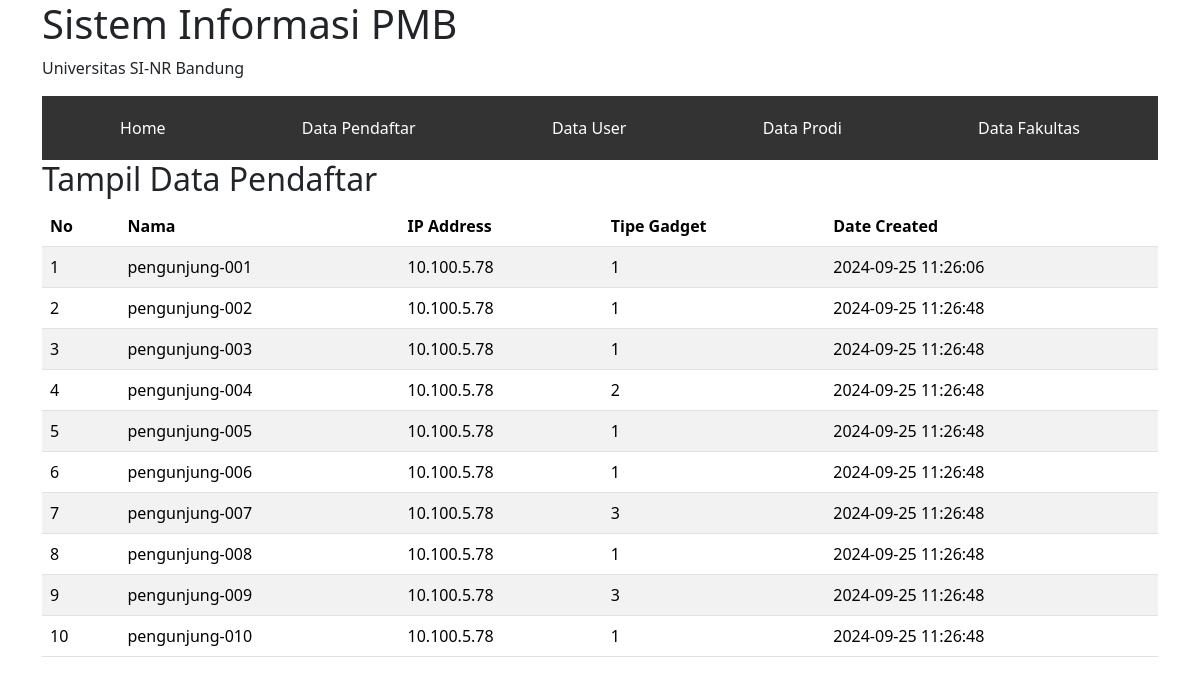
Page /?tampil_data_pendaftar on the committed database.
### tables this page shows
CREATE TABLE `tb_pendaftar` (
  `id` int(11) NOT NULL,
  `nama` varchar(30) NOT NULL,
  `ip_address` varchar(15) NOT NULL,
  `tipe_gadget` tinyint(1) NOT NULL COMMENT '1=hp 2=tablet 3=laptop',
  `date_created` timestamp NOT NULL DEFAULT current_timestamp()
);

### tampil_data_pendaftar.php (the view)
<h2>Tampil Data Pendaftar</h2>
<?php
$s = "SELECT * FROM tb_pendaftar";
$q = mysqli_query($conn, $s) or die(mysqli_error($conn));
$tr = '';
$no = 0;
while ($d = mysqli_fetch_assoc($q)) {
  $no++;
  $tr .= "
    <tr>
      <td>$no</td>
      <td>$d[nama]</td>
      <td>$d[ip_address]</td>
      <td>$d[tipe_gadget]</td>
      <td>$d[date_created]</td>
    </tr>
  ";
}
echo "
  <table class='table table-striped table-hover'>
    <thead>
      <th>No</th>
      <th>Nama</th>
      <th>IP Address</th>
      <th>Tipe Gadget</th>
      <th>Date Created</th>
    </thead>
    $tr
  </table>
";

### index.php (shortened to what this page needs)
<!DOCTYPE html>
<html lang="en">
<head>
  <link rel="stylesheet" href="https://cdn.jsdelivr.net/npm/bootstrap@5.3.3/dist/css/bootstrap.min.css">
</head>
<body>
  <div class="container">
    <?php
    include "header.php";
    include "menu.php";
    include "routing.php";
    ?>
  </div>
</body>
</html>

### header.php
<h1>Sistem Informasi PMB</h1>
<p>Universitas SI-NR Bandung</p>

### menu.php (shortened to what this page needs)
<nav class="menu">
  <a href="?">Home</a>
  <a href="?tampil_data_pendaftar">Data Pendaftar</a>
  <a href="?tampil_data_user">Data User</a>
  <a href="?tampil_data_prodi">Data Prodi</a>
  <a href="?tampil_data_fakultas">Data Fakultas</a>
</nav>

### routing.php
<?php
$param = 'home';
$uri = $_SERVER['REQUEST_URI'];
if (strpos($uri, '?')) {
  $tmp =  explode('?', $uri);
  $param = $tmp[1];
  $param = $param ? $param : 'home';
}
$target_page = "$param.php";
if (file_exists($target_page)) {
  include $target_page;
} else {
  include 'na.php';
}

### menu.php (style rules this page uses)
.menu { position: sticky; top: 0; display: flex; justify-content: space-around; background-color: #333; padding: 10px; }
.menu a { color: #fff; text-decoration: none; padding: 10px; }

### rows in the picture
tb_pendaftar: nama "pengunjung-001", ip_address "10.100.5.78", tipe_gadget "1", date_created "2024-09-25 11:26:06"
tb_pendaftar: nama "pengunjung-002", ip_address "10.100.5.78", tipe_gadget "1", date_created "2024-09-25 11:26:48"
tb_pendaftar: nama "pengunjung-003", ip_address "10.100.5.78", tipe_gadget "1", date_created "2024-09-25 11:26:48"
tb_pendaftar: nama "pengunjung-004", ip_address "10.100.5.78", tipe_gadget "2", date_created "2024-09-25 11:26:48"
tb_pendaftar: nama "pengunjung-005", ip_address "10.100.5.78", tipe_gadget "1", date_created "2024-09-25 11:26:48"
tb_pendaftar: nama "pengunjung-006", ip_address "10.100.5.78", tipe_gadget "1", date_created "2024-09-25 11:26:48"
tb_pendaftar: nama "pengunjung-007", ip_address "10.100.5.78", tipe_gadget "3", date_created "2024-09-25 11:26:48"
tb_pendaftar: nama "pengunjung-008", ip_address "10.100.5.78", tipe_gadget "1", date_created "2024-09-25 11:26:48"
tb_pendaftar: nama "pengunjung-009", ip_address "10.100.5.78", tipe_gadget "3", date_created "2024-09-25 11:26:48"
tb_pendaftar: nama "pengunjung-010", ip_address "10.100.5.78", tipe_gadget "1", date_created "2024-09-25 11:26:48"
